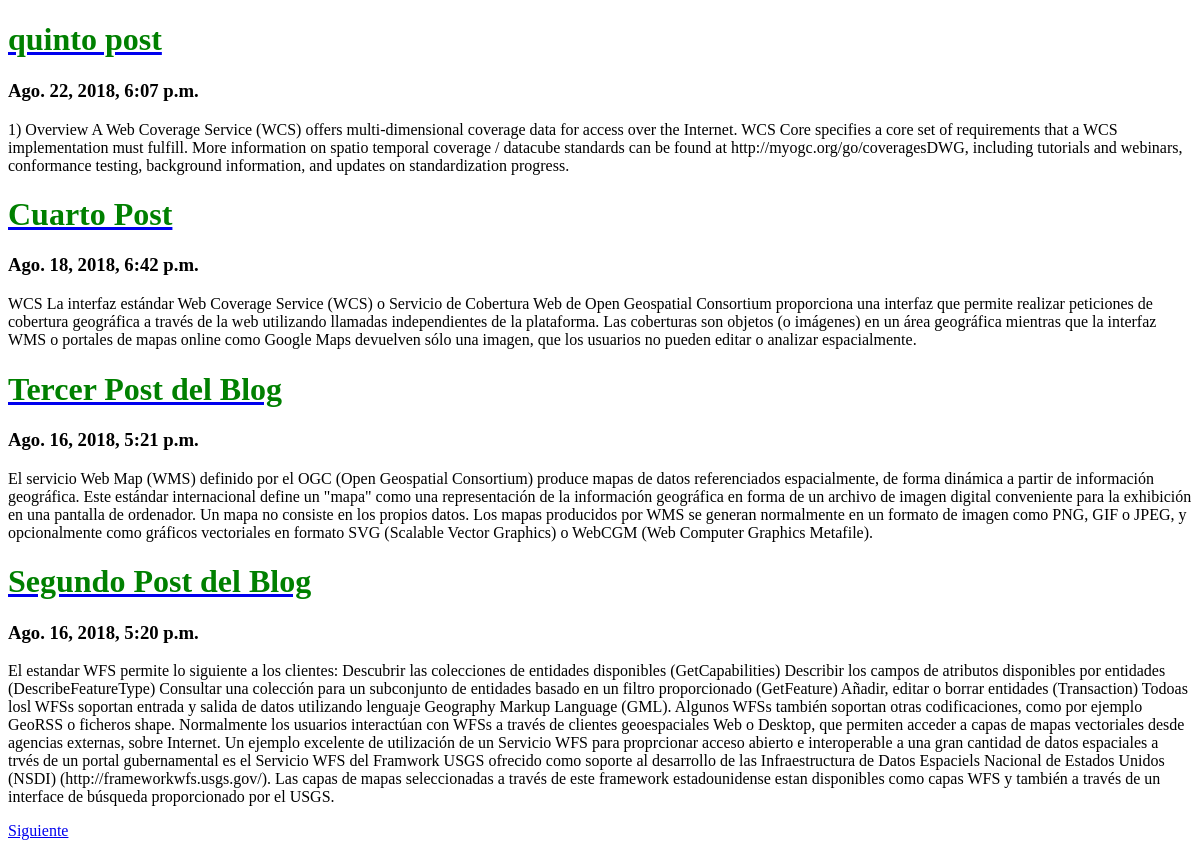
Before: / with the older database file.
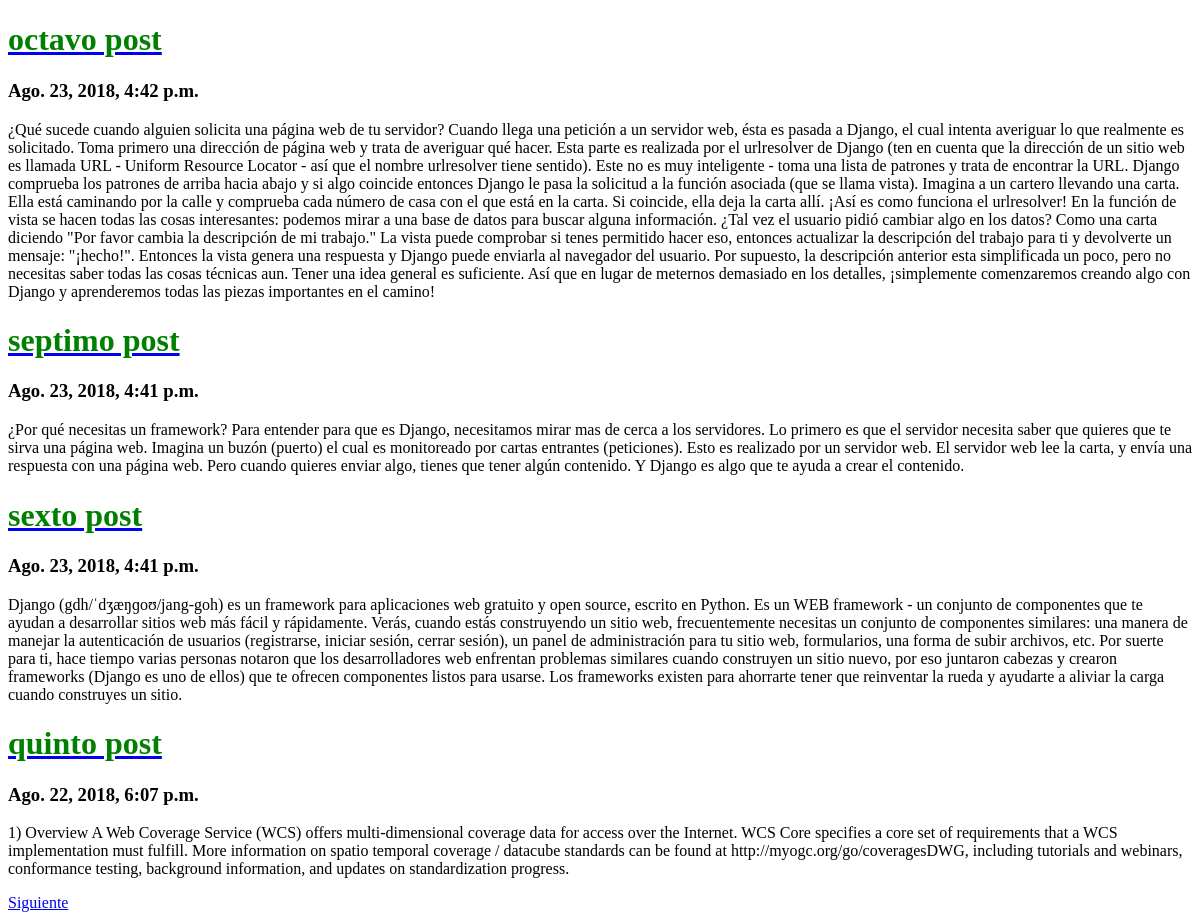
After: the same page with the newer database file.
### posts/models.py (models this page shows, shortened)
class Post(models.Model):
    titulo = models.CharField(max_length=120)
    contenido = models.TextField()
    fecha = models.DateTimeField(auto_now=False, auto_now_add=True)
    slug = models.SlugField()

### templates/lista_post.html (shortened to what this page needs)
{% extends "base.html" %}
{% block content %}
    {%for object in object_list %}
    <a href="/{{ object.id }}/{{ object.slug }}/"><h1>{{object.titulo}}</h1></a>
        <h3>{{object.fecha}}</h3>
        <p>{{object.contenido}}</p>
    {%endfor%}
     <div class="pagination">
         {% if page_obj.has_next %}
            <a href="?page={{ page_obj.next_page_number }}">Siguiente</a>
         {% endif %}
     </div>
{% endblock content %}

Changed rows visible on the page:
no longer on this page (row unchanged): Post: titulo "Cuarto Post", fecha "Ago. 18, 2018, 6:42 p.m.", contenido "WCS La interfaz estándar Web Coverage Service (WCS) o Servicio de Cobertura Web de Open Geospatial Consortium proporciona una interfaz que permite realizar peticiones de cobertura geográfica a través de la web utilizando llamadas independientes de la plataforma. Las coberturas son objetos (o imágenes) en un área geográfica mientras que la interfaz WMS o portales de mapas online como Google Maps devuelven sólo una imagen, que los usuarios no pueden editar o analizar espacialmente."
no longer on this page (row unchanged): Post: titulo "Tercer Post del Blog", fecha "Ago. 16, 2018, 5:21 p.m.", contenido "El servicio Web Map (WMS) definido por el OGC (Open Geospatial Consortium) produce mapas de datos referenciados espacialmente, de forma dinámica a partir de información geográfica. Este estándar internacional define un \"mapa\" como una representación de la información geográfica en forma de un archivo de imagen digital conveniente para la exhibición en una pantalla de ordenador. Un mapa no consiste en los propios datos. Los mapas producidos por WMS se generan normalmente en un formato de imagen como PNG, GIF o JPEG, y opcionalmente como gráficos vectoriales en formato SVG (Scalable Vector Graphics) o WebCGM (Web Computer Graphics Metafile)."
no longer on this page (row unchanged): Post: titulo "Segundo Post del Blog", fecha "Ago. 16, 2018, 5:20 p.m.", contenido "El estandar WFS permite lo siguiente a los clientes: Descubrir las colecciones de entidades disponibles (GetCapabilities) Describir los campos de atributos disponibles por entidades (DescribeFeatureType) Consultar una colección para un subconjunto de entidades basado en un filtro proporcionado (GetFeature) Añadir, editar o borrar entidades (Transaction) Todoas losl WFSs soportan entrada y salida de datos utilizando lenguaje Geography Markup Language (GML). Algunos WFSs también soportan otras codificaciones, como por ejemplo GeoRSS o ficheros shape. Normalmente los usuarios interactúan con WFSs a través de clientes geoespaciales Web o Desktop, que permiten acceder a capas de mapas…"
added Post: titulo "octavo post", fecha "Ago. 23, 2018, 4:42 p.m.", contenido "¿Qué sucede cuando alguien solicita una página web de tu servidor? Cuando llega una petición a un servidor web, ésta es pasada a Django, el cual intenta averiguar lo que realmente es solicitado. Toma primero una dirección de página web y trata de averiguar qué hacer. Esta parte es realizada por el urlresolver de Django (ten en cuenta que la dirección de un sitio web es llamada URL - Uniform Resource Locator - así que el nombre urlresolver tiene sentido). Este no es muy inteligente - toma una lista de patrones y trata de encontrar la URL. Django comprueba los patrones de arriba hacia abajo y si algo coincide entonces Django le pasa la solicitud a la función asociada (que se llama vista).…"
added Post: titulo "septimo post", fecha "Ago. 23, 2018, 4:41 p.m.", contenido "¿Por qué necesitas un framework? Para entender para que es Django, necesitamos mirar mas de cerca a los servidores. Lo primero es que el servidor necesita saber que quieres que te sirva una página web. Imagina un buzón (puerto) el cual es monitoreado por cartas entrantes (peticiones). Esto es realizado por un servidor web. El servidor web lee la carta, y envía una respuesta con una página web. Pero cuando quieres enviar algo, tienes que tener algún contenido. Y Django es algo que te ayuda a crear el contenido."
added Post: titulo "sexto post", fecha "Ago. 23, 2018, 4:41 p.m.", contenido "Django (gdh/ˈdʒæŋɡoʊ/jang-goh) es un framework para aplicaciones web gratuito y open source, escrito en Python. Es un WEB framework - un conjunto de componentes que te ayudan a desarrollar sitios web más fácil y rápidamente. Verás, cuando estás construyendo un sitio web, frecuentemente necesitas un conjunto de componentes similares: una manera de manejar la autenticación de usuarios (registrarse, iniciar sesión, cerrar sesión), un panel de administración para tu sitio web, formularios, una forma de subir archivos, etc. Por suerte para ti, hace tiempo varias personas notaron que los desarrolladores web enfrentan problemas similares cuando construyen un sitio nuevo, por eso juntaron cabezas y…"
